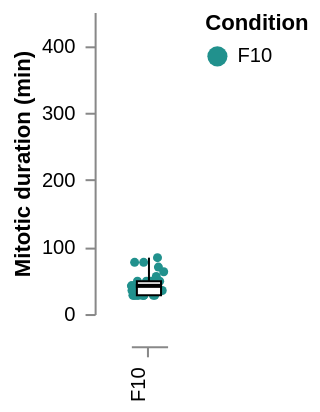

Here is the notebook cell this chart was saved with:
### Code cell
Stripbox_MDcondition_cohort = stripbox_full(
    data = df[(df["Frame_onset_hrs"] > 12) & (df["Frame_hrs"] < 36)], 
    x = 'Condition', 
    y = 'Mitotic_duration_mins', 
    y_title = 'Mitotic duration (min)', 
    y_min = 0, 
    y_max = 450, 
    colour = "Condition"
)
Stripbox_MDcondition_cohort
